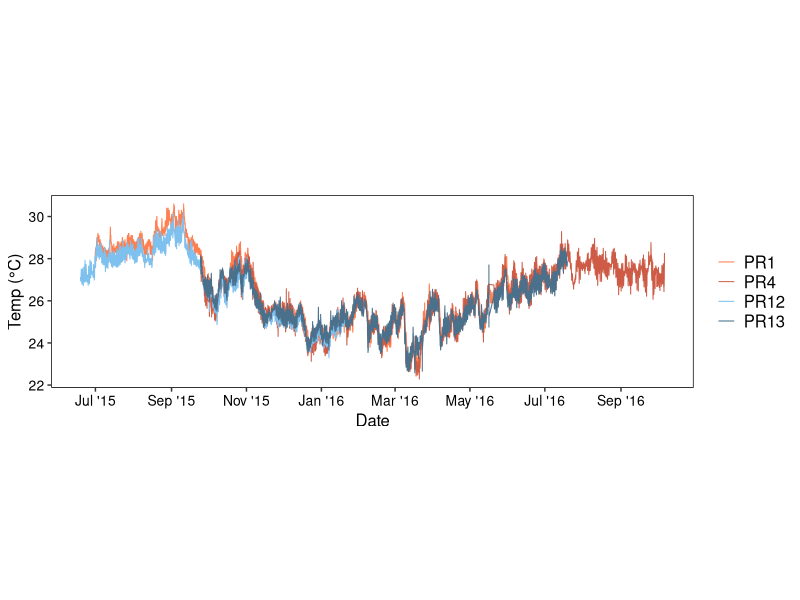
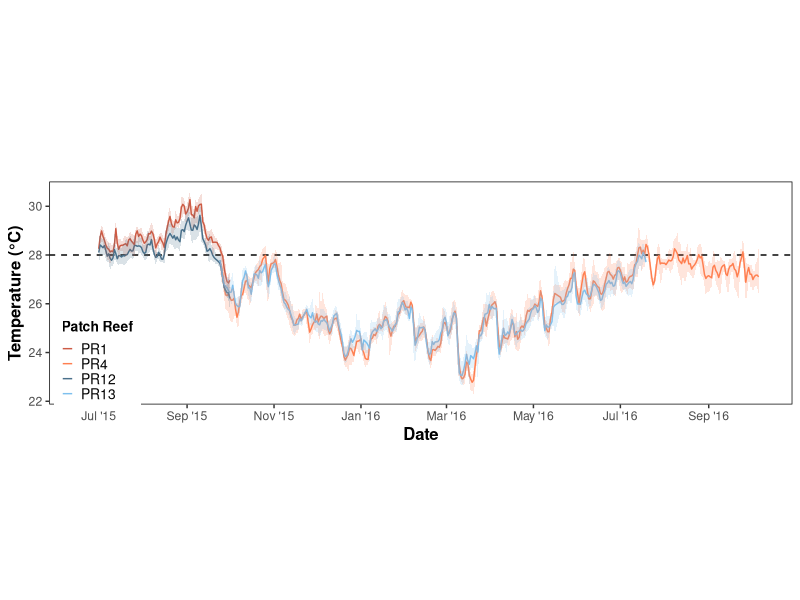
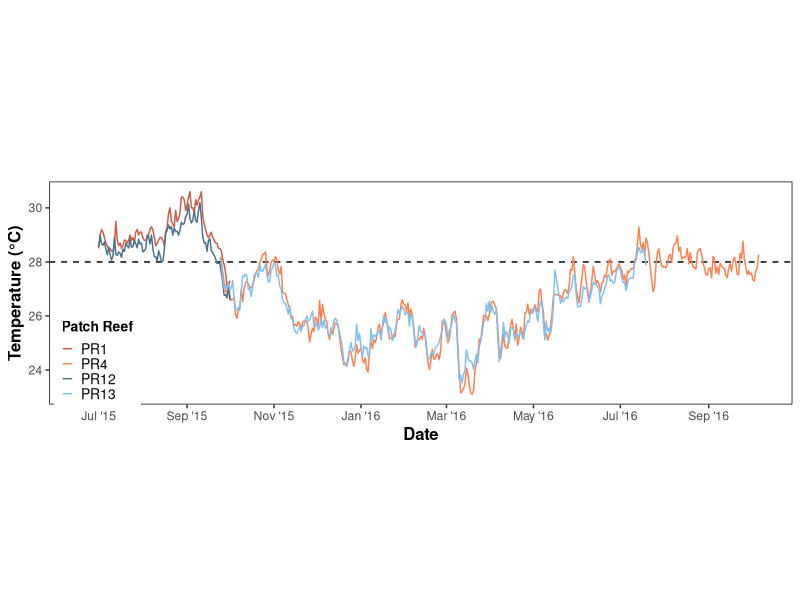

Source code (R) for these figures, in order:
# Set working directory and load necessary packages
setwd("~/Box/Barott lab/Data/RTE2016/B-NB Temp")
library(readr)
library(lubridate)
library(dplyr)
library(reshape2)
library(ggplot2)
library(scales)

# Import data
U22 <- read_csv("U22 Corrected.csv") 
Coconut <- read_csv("Mokuoloe1612480NOAA_July2015_2016.csv")
A12 <- read_csv("12A.csv")
B12 <- read_csv("12B.csv")

# Rename columns
names(U22) <- c("Date", "Time", "Time24", "InnerBay", "OuterBay")
names(Coconut) <- c("Date", "Time", "Time24", "InnerBay")
names(A12) <- c("Date", "Time", "Time24", "TempF", "TempC", "CorTempC")
names(B12) <- c("Date", "Time", "Time24", "TempF", "TempC", "CorTempC")

# Convert time to time format
U22$newTime <- as.POSIXct(U22$Time24, format = "%H:%M") 
U22$TimeFinal <- format(U22$newTime, "%H:%M") 
Coconut$newTime <- as.POSIXct(Coconut$Time24, format = "%H:%M") 
Coconut$TimeFinal <- format(Coconut$newTime, "%H:%M")
A12$newTime <- as.POSIXct(A12$Time24, format = "%H:%M") 
A12$TimeFinal <- format(A12$newTime, "%H:%M")
B12$newTime <- as.POSIXct(B12$Time24, format = "%H:%M") 
B12$TimeFinal <- format(B12$newTime, "%H:%M")

# Convert date to date format
U22$newDate <- as.Date(U22$Date, format = "%m/%d/%y")
Coconut$newDate <- as.Date(Coconut$Date, format = "%m/%d/%y")
A12$newDate <- as.Date(A12$Date, format = "%m/%d/%y")
B12$newDate <- as.Date(B12$Date, format = "%m/%d/%y")

# Merge date and time
U22$dttm <- as.POSIXct(paste(U22$newDate, U22$TimeFinal), format="%Y-%m-%d %H:%M") 
U22$dttm <- as_datetime(U22$dttm, tz = "America/New_York") 
Coconut$dttm <- as.POSIXct(paste(Coconut$newDate, Coconut$TimeFinal), format="%Y-%m-%d %H:%M") 
Coconut$dttm <- as_datetime(Coconut$dttm, tz = "America/New_York")  
A12$dttm <- as.POSIXct(paste(A12$newDate, A12$TimeFinal), format="%Y-%m-%d %H:%M") 
A12$dttm <- as_datetime(A12$dttm, tz = "America/New_York") 
B12$dttm <- as.POSIXct(paste(B12$newDate, B12$TimeFinal), format="%Y-%m-%d %H:%M") 
B12$dttm <- as_datetime(B12$dttm, tz = "America/New_York") 

# Assign group to continuous data
TimeDiff <- difftime(U22$dttm, lag(U22$dttm, default = U22$dttm[1]), units = "days")
U22$grp <- cumsum(ifelse(TimeDiff>2,1,0))
TimeDiff <- difftime(Coconut$dttm, lag(Coconut$dttm, default = Coconut$dttm[1]), units = "days")
Coconut$grp <- cumsum(ifelse(TimeDiff>2,1,0))
TimeDiff <- difftime(A12$dttm, lag(A12$dttm, default = A12$dttm[1]), units = "days")
A12$grp <- cumsum(ifelse(TimeDiff>2,1,0))
TimeDiff <- difftime(B12$dttm, lag(B12$dttm, default = B12$dttm[1]), units = "days")
B12$grp <- cumsum(ifelse(TimeDiff>2,1,0))

# Combine dataframes
AllLogs <- merge(merge(merge(Coconut, U22, by = "dttm", all = TRUE), A12, by = "dttm", all = TRUE), B12, by = "dttm", all = TRUE)
AllLogs <- AllLogs[ ,c(1,5,8:9,13:14,17:18,24,27:28,34,37:38)]
names(AllLogs) <- c("dttm", "PR1", "PR1Date", "PR1Group", "PR4", "PR13", "PR4Date", "PR4Group", "PR12", "PR12Date", "PR12Group", "B12", "B12Date", "B12Group")

# Structure data
Sub <- dplyr::select(AllLogs, dttm, PR1, PR4, PR12, PR13)
MeltSub <- melt(Sub, id.vars = c("dttm"))
MeltSub <- na.omit(MeltSub)

# Plot all hourly data
png("AllTemp.png", width = 200, height = 80, units = "mm", res = 500)
ggplot(MeltSub, aes(x = dttm, color = variable)) + 
  geom_line(aes(y = value), size = 0.35) +
  scale_color_manual(values = c("PR1" = "coral", "PR4" = "coral3", "PR12" = "skyblue2", "PR13" = "skyblue4")) +
  scale_x_datetime(labels = date_format("%b '%y"), date_breaks = "2 months") +
  theme(aspect.ratio = .3, axis.text=element_text(size=10, color = "black"), axis.title=element_text(size=12, color = "black"),
        panel.grid.major = element_blank(), panel.grid.minor = element_blank(), panel.background = element_blank(), 
        panel.border = element_rect(fill = NA), legend.title = element_blank(), legend.key = element_blank(), 
        legend.text = element_text(size = 12, color = "black"), legend.position = "right", legend.key.size = unit(0.5, "cm")) +
  scale_fill_manual(values=alpha(c("coral", "coral3", "skyblue2", "skyblue4")), name = "Patch Reef") + 
  labs(y = "Temp (°C)", x = "Date", color = "Patch Reef", title = "")
dev.off()

# All data daily mean +/- max and min
U22Mean <- cbind(aggregate(AllLogs$PR4, by=AllLogs["PR4Date"], FUN=mean, na.rm = TRUE), aggregate(AllLogs$PR4, by=AllLogs["PR4Date"], FUN=max, na.rm = TRUE), aggregate(AllLogs$PR4, by=AllLogs["PR4Date"], FUN=min, na.rm = TRUE),
                 aggregate(AllLogs$PR13, by=AllLogs["PR4Date"], FUN=mean, na.rm = TRUE), aggregate(AllLogs$PR13, by=AllLogs["PR4Date"], FUN=max, na.rm = TRUE), aggregate(AllLogs$PR13, by=AllLogs["PR4Date"], FUN=min, na.rm = TRUE))
U22Mean <- U22Mean[ ,c(1:2,4,6,8,10,12)]
names(U22Mean) <- c("Date", "PR4", "PR4Max", "PR4Min", "PR13", "PR13Max", "PR13Min")
HIMBMean <- cbind(aggregate(AllLogs$PR1, by=AllLogs["PR1Date"], FUN=mean, na.rm = TRUE), aggregate(AllLogs$PR1, by=AllLogs["PR1Date"], FUN=max, na.rm = TRUE), aggregate(AllLogs$PR1, by=AllLogs["PR1Date"], FUN=min, na.rm = TRUE))
HIMBMean <- HIMBMean[ ,c(1:2,4,6)]
names(HIMBMean) <- c("Date", "PR1", "PR1Max", "PR1Min")
A12Mean <- cbind(aggregate(AllLogs$PR12, by=AllLogs["PR12Date"], FUN=mean, na.rm = TRUE), aggregate(AllLogs$PR12, by=AllLogs["PR12Date"], FUN=max, na.rm = TRUE), aggregate(AllLogs$PR12, by=AllLogs["PR12Date"], FUN=min, na.rm = TRUE))
A12Mean <- A12Mean[ ,c(1:2,4,6)]
names(A12Mean) <- c("Date", "PR12", "PR12Max", "PR12Min")
AllMean <- merge(merge(HIMBMean, U22Mean, by = "Date", all = TRUE), A12Mean, by = "Date", all = TRUE)
is.na(AllMean) <- do.call(cbind,lapply(AllMean, is.infinite))

# Structure data
MeanSub <- dplyr::select(AllMean, Date, PR1, PR4, PR12, PR13)
MeanMelt <- melt(MeanSub, id.vars = c("Date"))
MeanMelt <- na.omit(MeanMelt)

MaxSub <- dplyr::select(AllMean, Date, PR1Max, PR4Max, PR12Max, PR13Max)
MaxMelt <- melt(MaxSub, id.vars = c("Date"))
MaxMelt <- na.omit(MaxMelt)

MinSub <- dplyr::select(AllMean, Date, PR1Min, PR4Min, PR12Min, PR13Min)
MinMelt <- melt(MinSub, id.vars = c("Date"))
MinMelt <- na.omit(MinMelt)

MeanMelt <- cbind(MeanMelt, MaxMelt, MinMelt)
MeanMelt <- MeanMelt[ ,c(1:3,6,9)]
names(MeanMelt) <- c("Date", "PR", "Mean", "Max", "Min")

# Ignore PR1/PR12 after 10-1 
MeanMelt <- subset(MeanMelt, Date >= "2015-07-01")
MeanMelt$Mean <- ifelse(MeanMelt$Date > "2015-10-01" & MeanMelt$PR == "PR1", NA, MeanMelt$Mean)
MeanMelt$Mean <- ifelse(MeanMelt$Date > "2015-10-01" & MeanMelt$PR == "PR12", NA, MeanMelt$Mean)
MeanMelt$Max <- ifelse(MeanMelt$Date > "2015-10-01" & MeanMelt$PR == "PR1", NA, MeanMelt$Max)
MeanMelt$Max <- ifelse(MeanMelt$Date > "2015-10-01" & MeanMelt$PR == "PR12", NA, MeanMelt$Max)
MeanMelt$Min <- ifelse(MeanMelt$Date > "2015-10-01" & MeanMelt$PR == "PR1", NA, MeanMelt$Min)
MeanMelt$Min <- ifelse(MeanMelt$Date > "2015-10-01" & MeanMelt$PR == "PR12", NA, MeanMelt$Min)

# Plot Daily Mean
png("MeanTemp.png", width = 200, height = 80, units = "mm", res = 500)
ggplot(MeanMelt, aes(x = Date, color = PR)) + 
  geom_hline(yintercept = 28, linetype = "dashed") +
  geom_line(aes(y = Mean), size = 0.5) +
  geom_ribbon(aes(ymin = Min, ymax = Max, fill = PR), alpha = 0.2, linetype = "blank") +
  scale_color_manual(values = c("PR1" = "coral3", "PR4" = "coral", "PR12" = "skyblue4", "PR13" = "skyblue2")) +
  scale_x_date(labels = date_format("%b '%y"), date_breaks = "2 months", limits = as.Date(c("2015-06-20", "2016-10-06"))) + 
  theme(aspect.ratio = .3, axis.title=element_text(size=12, color = "black", face = "bold"),
        panel.grid.major = element_blank(), panel.grid.minor = element_blank(), panel.background = element_blank(), 
        panel.border = element_rect(fill = NA), legend.title = element_text(size = 10, color = "black", face = "bold"), legend.key = element_blank(), 
        legend.text = element_text(size = 10, color = "black"), legend.position = c(0.065, 0.2), legend.key.size = unit(0.3, "cm")) +
  scale_fill_manual(values=alpha(c("coral3", "coral", "skyblue4", "skyblue2")), name = "Patch Reef") + 
  labs(y = "Temperature (°C)", x = "Date", color = "Patch Reef", title = "") +
  guides(color=guide_legend(override.aes=list(fill=NA)))
dev.off()

# plot Daily Max
png("MaxTemp.png", width = 200, height = 80, units = "mm", res = 500)
ggplot(MeanMelt, aes(x = Date, color = PR)) + 
  geom_hline(yintercept = 28, linetype = "dashed") +
  geom_line(aes(y = Max), size = 0.5) +
  scale_color_manual(values = c("PR1" = "coral3", "PR4" = "coral", "PR12" = "skyblue4", "PR13" = "skyblue2")) +
  scale_x_date(labels = date_format("%b '%y"), date_breaks = "2 months", limits = as.Date(c("2015-06-20", "2016-10-06"))) + 
  scale_y_continuous(breaks = c(24,26,28,30)) +
  theme(aspect.ratio = .3, axis.title=element_text(size=12, color = "black", face = "bold"),
        panel.grid.major = element_blank(), panel.grid.minor = element_blank(), panel.background = element_blank(), 
        panel.border = element_rect(fill = NA), legend.title = element_text(size = 10, color = "black", face = "bold"), legend.key = element_blank(), 
        legend.text = element_text(size = 10, color = "black"), legend.position = c(0.065, 0.2), legend.key.size = unit(0.3, "cm")) +
  scale_fill_manual(values=alpha(c("coral3", "coral", "skyblue4", "skyblue2")), name = "Patch Reef") + 
  labs(y = "Temperature (°C)", x = "Date", color = "Patch Reef", title = "") +
  guides(color=guide_legend(override.aes=list(fill=NA)))
dev.off()

##### Stats ##### 
## BLEACH 
BleachMean <- subset(MeanMelt, Date <= "2015-10-01" & Date >= "2015-07-01")
BleachMean$Range <- BleachMean$Max - BleachMean$Min

BleachStats <- cbind(aggregate(BleachMean$Mean, by = BleachMean["PR"], FUN = mean, na.rm = TRUE),
                     aggregate(BleachMean$Max, by = BleachMean["PR"], FUN = mean, na.rm = TRUE),
                     aggregate(BleachMean$Min, by = BleachMean["PR"], FUN = mean, na.rm = TRUE),
                     aggregate(BleachMean$Mean, by = BleachMean["PR"], FUN = sd, na.rm = TRUE),
                     aggregate(BleachMean$Range, by = BleachMean["PR"], FUN = mean, na.rm = TRUE))
BleachStats <- BleachStats[, c(1:2,4,6,8,10)]
names(BleachStats) <- c("Reef", "Mean", "Max", "Min", "SD", "Range")

sum(BleachMean$Max >= 30 & BleachMean$PR == "PR1")
sum(BleachMean$Max >= 30 & BleachMean$PR == "PR12")

## RECOVERY 
Recov <- subset(MeanMelt, Date >= "2015-11-01" & Date <= "2016-02-01")
Recov$Range <- Recov$Max - Recov$Min

RecovStats <- cbind(aggregate(Recov$Mean, by = Recov["PR"], FUN = mean, na.rm = TRUE),
                     aggregate(Recov$Max, by = Recov["PR"], FUN = mean, na.rm = TRUE),
                     aggregate(Recov$Min, by = Recov["PR"], FUN = mean, na.rm = TRUE),
                     aggregate(Recov$Mean, by = Recov["PR"], FUN = sd, na.rm = TRUE),
                     aggregate(Recov$Range, by = Recov["PR"], FUN = mean, na.rm = TRUE))
RecovStats <- RecovStats[, c(1:2,4,6,8,10)]
names(RecovStats) <- c("Reef", "Mean", "Max", "Min", "SD", "Range")

# DHW
## PR1
Bleach <- subset(AllLogs, dttm <= "2015-10-01" & dttm >= "2015-07-01" & PR1 != "NA")
Bleach$Stress <- Bleach$PR1-28
DHWPR128 <- subset(Bleach, Stress >= 1)
DHWPR128$Stress <- floor(DHWPR128$Stress)
sum(DHWPR128$Stress)/168 # 5.839286 

## PR12
Bleach$Stress3 <- Bleach$PR12-28
DHWPR1228 <- subset(Bleach, Stress3 >= 1)
DHWPR1228$Stress3 <- floor(DHWPR1228$Stress3)
sum(DHWPR1228$Stress3)/168 # 1.77381 

# Mean daily max - Bleach
Bleach <- subset(AllMean, Date <= "2015-10-01" & Date >= "2015-07-01" & PR1 != "NA")
shapiro.test(Bleach$PR1Max) # p = 0.00087 < 0.05 -> non-normal
shapiro.test(Bleach$PR12Max) # p = 0.003879 < 0.05 -> non-normal
var.test(Bleach$PR1Max, Bleach$PR12Max) # p = 0.9523 > 0.05 -> equal variances
t.test(Bleach$PR1Max, Bleach$PR12Max, var.equal = T) # p = 4.599e-05 -> sig 
wilcox.test(Bleach$PR1Max, Bleach$PR12Max) # p = 1.477e-05 -> sig

# Mean daily min - Bleach
shapiro.test(Bleach$PR1Min) # p = 0.006793 < 0.05 -> non-normal
shapiro.test(Bleach$PR12Min) # p = 5.222e-05 < 0.05 -> non-normal
var.test(Bleach$PR1Min, Bleach$PR12Min) # p = .1464 > 0.05 -> equal variances
t.test(Bleach$PR1Min, Bleach$PR12Min, var.equal = T) # p = 3.828e-07 -> sig 
wilcox.test(Bleach$PR1Min, Bleach$PR12Min) # p = 5.449e-08 -> sig

# Mean daily range - Bleach
Bleach$PR1Range <- Bleach$PR1Max - Bleach$PR1Min
shapiro.test(Bleach$PR1Range) # p = 0.01125 > 0.05 -> normal
Bleach$PR12Range <- Bleach$PR12Max - Bleach$PR12Min
shapiro.test(Bleach$PR12Range) # p = 0.1532 > 0.05 -> normal
var.test(Bleach$PR1Range, Bleach$PR12Range) # p = 0.001481 < 0.05 -> non-equal variances
t.test(Bleach$PR1Range, Bleach$PR12Range, var.equal = F) # p = 0.03722 -> not sig 
wilcox.test(Bleach$PR1Range, Bleach$PR12Range) # p = 0.1188 -> not sig

# Mean daily max - Recov
Recov <- subset(AllMean, Date >= "2015-11-01" & Date <= "2016-02-01")
shapiro.test(Recov$PR1Max) # p = 5.508e-05 < 0.05 -> non-normal
shapiro.test(Recov$PR12Max) # p = 2.77e-05 < 0.05 -> non-normal
var.test(Recov$PR1Max, Recov$PR12Max) # p = 0.162 > 0.05 -> equal variances
t.test(Recov$PR1Max, Recov$PR12Max, var.equal = T) # p = 0.04698 -> not sig 
wilcox.test(Recov$PR1Max, Recov$PR12Max) # p = 0.02185 -> not sig
shapiro.test(Recov$PR4Max) # p = 0.001465 < 0.05 -> non-normal
shapiro.test(Recov$PR13Max) # p = 0.0008875 < 0.05 -> non-normal
var.test(Recov$PR4Max, Recov$PR13Max) # p = 0.02918 > 0.05 -> equal variances
t.test(Recov$PR4Max, Recov$PR13Max, var.equal = T) # p = 0.8119 -> not sig 
wilcox.test(Recov$PR4Max, Recov$PR13Max) # p = 0.5906 -> not sig

# Mean daily min - Recov
shapiro.test(Recov$PR1Min) # p = 0.000138 < 0.05 -> non-normal
shapiro.test(Recov$PR12Min) # p = 5.078e-05 < 0.05 -> non-normal
var.test(Recov$PR1Min, Recov$PR12Min) # p = 0.3962 > 0.05 -> equal variances
t.test(Recov$PR1Min, Recov$PR12Min, var.equal = T) # p = 0.04819 -> not sig 
wilcox.test(Recov$PR1Min, Recov$PR12Min) # p = 0.01969 -> not sig
shapiro.test(Recov$PR4Min) # p = 0.0005599 < 0.05 -> non-normal
shapiro.test(Recov$PR13Min) # p = 0.000358 < 0.05 -> non-normal
var.test(Recov$PR4Min, Recov$PR13Min) # p = 0.1416 > 0.05 -> equal variances
t.test(Recov$PR4Min, Recov$PR13Min, var.equal = T) # p = 0.2608 -> not sig 
wilcox.test(Recov$PR4Min, Recov$PR13Min) # p = 0.2152 -> not sig

# Mean daily range - Recov
Recov$PR1Range <- Recov$PR1Max - Recov$PR1Min
shapiro.test(Recov$PR1Range) # p = 0.09899 > 0.05 -> normal
Recov$PR12Range <- Recov$PR12Max - Recov$PR12Min
shapiro.test(Recov$PR12Range) # p = 0.0005528 < 0.05 -> non-normal
var.test(Recov$PR1Range, Recov$PR12Range) # p = 0.03293 > 0.05 -> equal variances
t.test(Recov$PR1Range, Recov$PR12Range, var.equal = T) # p = 0.9935 -> not sig 
wilcox.test(Recov$PR1Range, Recov$PR12Range) # p = 0.4455 -> not sig
Recov$PR4Range <- Recov$PR4Max - Recov$PR4Min
shapiro.test(Recov$PR4Range) # p = 0.0007276 < 0.05 -> non-normal
Recov$PR13Range <- Recov$PR13Max - Recov$PR13Min
shapiro.test(Recov$PR13Range) # p = 0.04107 < 0.05 -> non-normal
var.test(Recov$PR4Range, Recov$PR13Range) # p = 0.0001996 < 0.05 -> non-equal variances
t.test(Recov$PR4Range, Recov$PR13Range, var.equal = F) # p = 0.0.0103 -> not sig 
wilcox.test(Recov$PR4Range, Recov$PR13Range) # p = 0.01734 -> not sig
